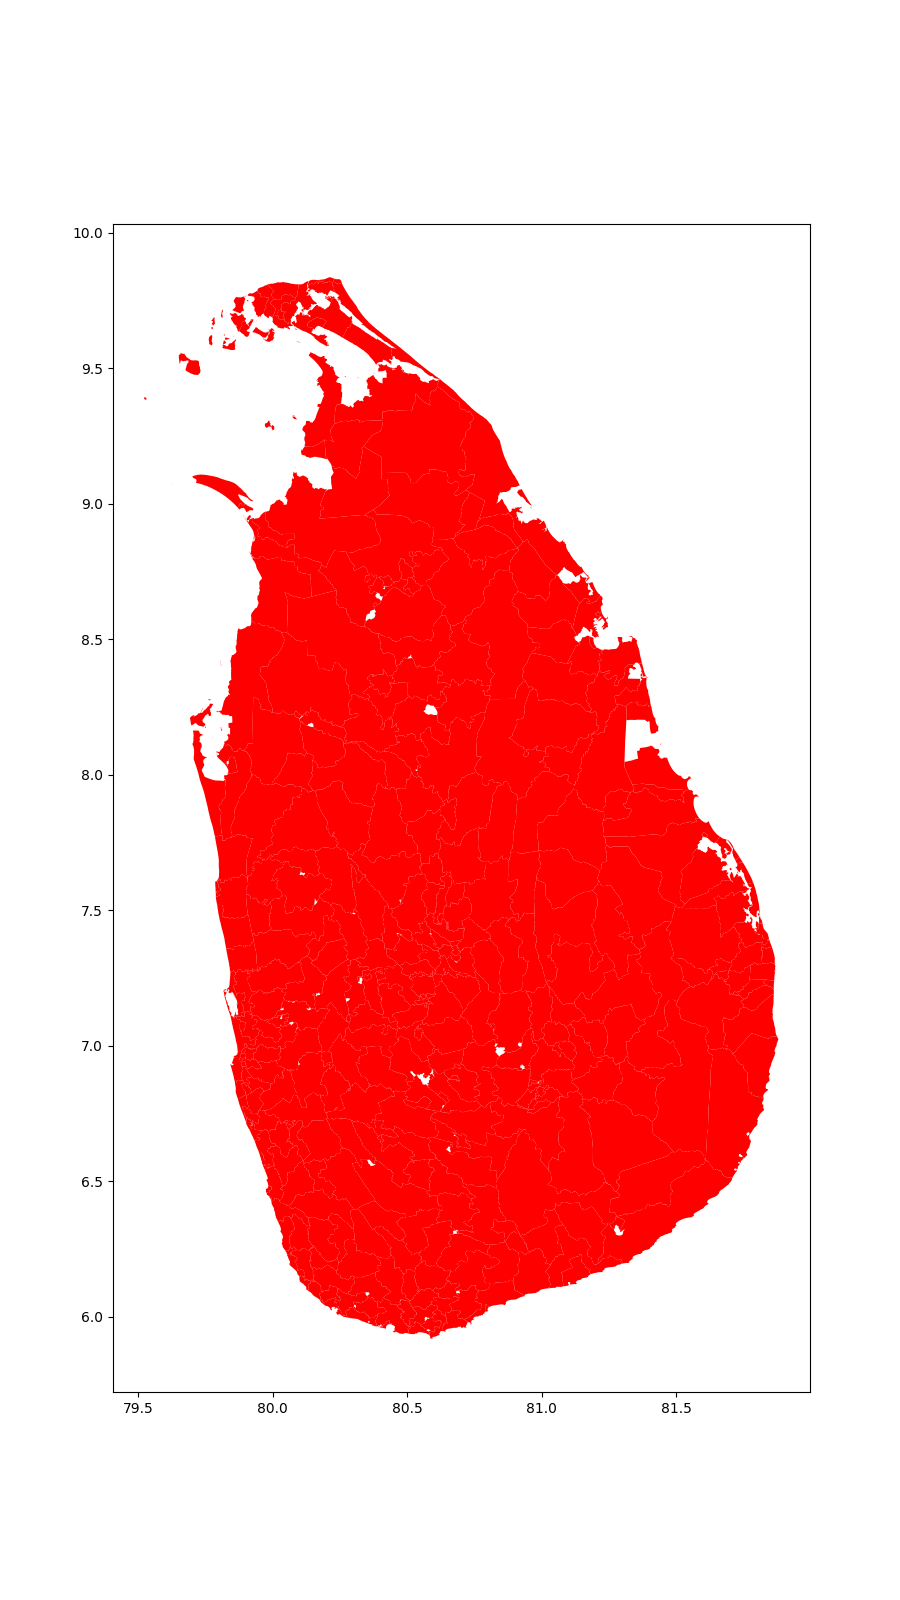

Here is the Python script that generated this plot:
import matplotlib.pyplot as plt
from gig import Ent, EntType

from elections_lk.elections import ElectionLocalAuthority

if __name__ == '__main__':
    election = ElectionLocalAuthority.load(2018)
    lg_ents = Ent.list_from_type(EntType.LG)

    _, ax = plt.subplots(figsize=(9, 16))
    for ent in lg_ents:
        print(ent.id)
        geo = ent.geo()
        color = 'red'
        geo.plot(ax=ax, color=color)

    png_file_name = __file__[:-3] + '.png'
    plt.savefig(png_file_name)
    plt.close()
